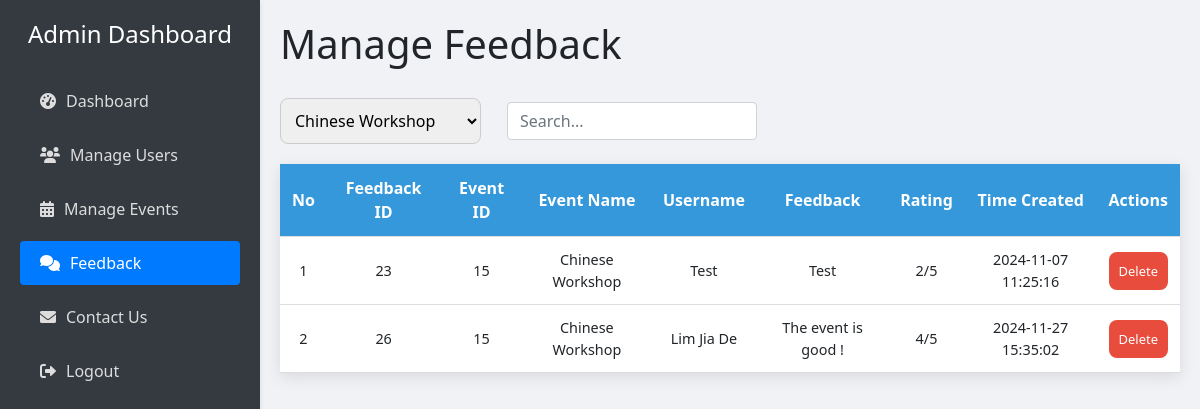
Screenshot of /admin/admin_feedback.php?event_id=15 (signed in) with the database file from the repository.
### tables this page shows
CREATE TABLE `feedback` (
  `feedback_id` int(11) NOT NULL,
  `event_id` int(11) NOT NULL,
  `user_id` int(11) NOT NULL,
  `feedback` text NOT NULL,
  `rating` int(3) NOT NULL,
  `time_created` timestamp NOT NULL DEFAULT current_timestamp()
);

CREATE TABLE `events` (
  `event_id` int(11) NOT NULL,
  `event_name` varchar(150) NOT NULL,
  `event_type` varchar(50) NOT NULL,
  `image` varchar(255) NOT NULL,
  `location` varchar(255) NOT NULL,
  `date` date NOT NULL,
  `start_time` time NOT NULL,
  `end_time` time NOT NULL,
  `description` text NOT NULL,
  `slots` int(11) NOT NULL,
  `created_by` int(11) NOT NULL,
  `status` varchar(20) NOT NULL,
  `time_created` timestamp NOT NULL DEFAULT current_timestamp()
);

CREATE TABLE `user` (
  `user_id` int(11) NOT NULL,
  `username` varchar(50) NOT NULL,
  `email` varchar(100) NOT NULL,
  `password` varchar(255) NOT NULL,
  `telno` varchar(15) NOT NULL,
  `role` varchar(20) NOT NULL,
  `time_created` timestamp NOT NULL DEFAULT current_timestamp()
);

### admin/admin_feedback.php (the view, shortened to what this page needs)
<?php
include '../config.php';
$selected_event_id = isset($_GET['event_id']) ? $_GET['event_id'] : '';
$event_query = "SELECT event_id, event_name FROM events";
$event_list = mysqli_query($conn, $event_query);
$feedback_query = "SELECT feedback.*, events.event_name, user.username
                   FROM feedback
                   LEFT JOIN events ON feedback.event_id = events.event_id
                   LEFT JOIN user ON feedback.user_id = user.user_id";
if (!empty($selected_event_id)) {
    $feedback_query .= " WHERE feedback.event_id = ?";
    $stmt = $conn->prepare($feedback_query);
    $stmt->bind_param("i", $selected_event_id);
} else {
    $stmt = $conn->prepare($feedback_query);
}
$stmt->execute();
$feedback_result = $stmt->get_result();
$has_feedback = $feedback_result->num_rows > 0;
$feedback_preview_length = 100;
?>
<!DOCTYPE html>
<html lang="en">
<head>
    <link href="https://stackpath.bootstrapcdn.com/bootstrap/4.5.2/css/bootstrap.min.css" rel="stylesheet">
    <link rel="stylesheet" href="https://cdnjs.cloudflare.com/ajax/libs/font-awesome/6.0.0-beta3/css/all.min.css">
</head>
<body>
<?php include 'sidebar.php'; ?>
<div class="main-content">
    <h1>Manage Feedback</h1>
    <div class="d-flex align-items-center mb-3">
        <select class="filter-select" id="eventSelect" onchange="filterFeedback()">
            <?php while ($event = mysqli_fetch_assoc($event_list)): ?>
                <option value="<?php echo $event['event_id']; ?>" <?php echo ($selected_event_id == $event['event_id']) ? 'selected' : ''; ?>>
                    <?php echo $event['event_name']; ?>
                </option>
            <?php endwhile; ?>
        </select>
        <input type="text" id="searchInput" class="form-control ml-3" placeholder="Search..." onkeyup="searchTable()" style="width: 250px;">
    </div>
    <table class="feedback-table">
        <thead>
            <tr>
                <th>No</th>
                <th>Feedback ID</th>
                <th>Event ID</th>
                <th>Event Name</th>
                <th>Username</th>
                <th>Feedback</th>
                <th>Rating</th>
                <th>Time Created</th>
                <th>Actions</th>
            </tr>
        </thead>
        <tbody id="tableBody">
            <?php
            if ($has_feedback):
                $no = 1;
                while ($feedback = mysqli_fetch_assoc($feedback_result)): ?>
                <tr>
                    <td><?php echo $no++; ?></td>
                    <td><?php echo $feedback['feedback_id']; ?></td>
                    <td><?php echo $feedback['event_id']; ?></td>
                    <td><?php echo $feedback['event_name']; ?></td>
                    <td><?php echo $feedback['username'] ? $feedback['username'] : '<span style="color: red;">Deleted User</span>'; ?></td>
                    <td>
                        <?php
                        if (strlen($feedback['feedback']) > $feedback_preview_length) {
                            $short_feedback = substr($feedback['feedback'], 0, $feedback_preview_length);
                            $full_feedback = $feedback['feedback'];
                            echo '<span class="short-feedback">' . $short_feedback . '...</span>';
                            echo '<span class="full-feedback" style="display:none;">' . $full_feedback . '</span>';
                            echo '<a href="javascript:void(0)" class="toggle-feedback" onclick="toggleFeedback(this)"> Read More</a>';
                        } else {
                            echo $feedback['feedback'];
                        }
                        ?>
                    </td>
                    <td><?php echo $feedback['rating']; ?>/5</td>
                    <td><?php echo $feedback['time_created']; ?></td>
                    <td>
                        <a href="delete_feedback.php?id=<?php echo $feedback['feedback_id']; ?>" class="delete-button" onclick="return confirm('Are you sure you want to delete this feedback?')">Delete</a>
                    </td>
                </tr>
                <?php endwhile; ?>
            <?php endif; ?>
        </tbody>
    </table>
</div>
</body>
</html>

### admin/sidebar.php (style rules this page uses)
.main-content { margin-left: 260px; padding: 20px; }

### rows the page displays
feedback: feedback_id "23", event "15", event.event_name "Chinese Workshop", user.username "Test", feedback "Test", rating "2", time_created "2024-11-07 11:25:16"
feedback: feedback_id "26", event "15", event.event_name "Chinese Workshop", user.username "Lim Jia De", feedback "The event is good !", rating "4", time_created "2024-11-27 15:35:02"

### other values shown
form field value "Chinese Workshop"
